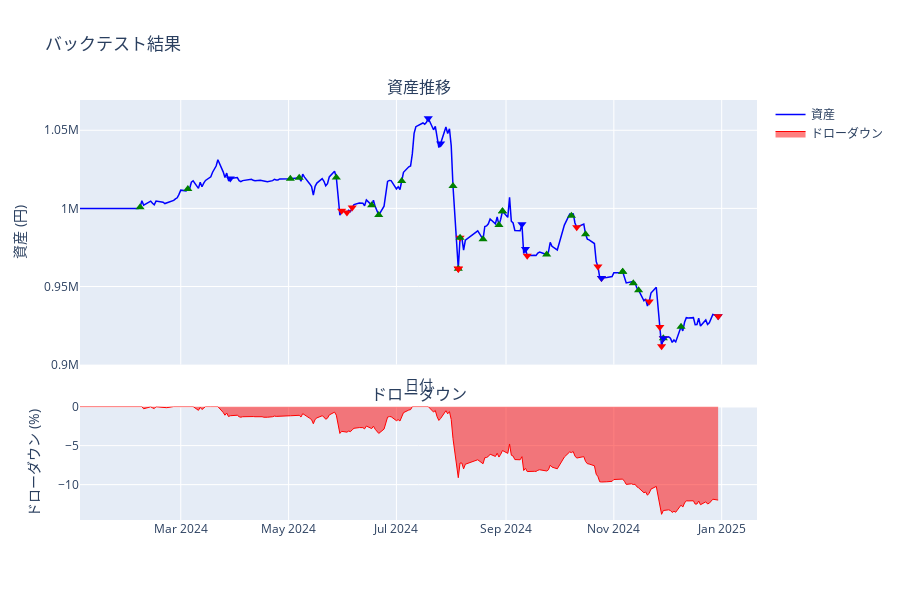

The notebook cell saved with this chart:
### Code cell
# Step3: 結果の詳細分析
print("=== Step3: 結果分析 ===")

if results:
    summary = results.summary()

    print("\n【パフォーマンスサマリー】")
    print(f"  総取引: {summary['total_trades']}回")
    print(f"  勝率: {summary['win_rate']:.1%}")
    print(f"  プロフィットファクター: {summary['profit_factor']:.2f}")
    print(f"  シャープレシオ: {summary['sharpe_ratio']:.2f}")

    # 銘柄別分析
    by_symbol = results.by_symbol()
    if not by_symbol.empty:
        print("\n【銘柄別パフォーマンス】")
        display(by_symbol)

    # チャート表示
    fig = results.plot()
    fig.show()
else:
    print("分析する結果がありません")

### Figure 1 — Plotly figure (JSON) as saved in the notebook; plotly's stock layout.template omitted (floating-point values rounded to 4 significant figures; data arrays with more than 128 entries replaced by an {"elided": "..."} marker saying what was removed)
{"data": [{"line": {"color": "blue", "width": 1.5}, "mode": "lines", "name": "資産", "type": "scatter", "x": {"elided": "245 str values"}, "xaxis": "x", "y": {"elided": "245 float values"}, "yaxis": "y"}, {"fill": "tozeroy", "line": {"color": "red", "width": 1}, "mode": "lines", "name": "ドローダウン", "type": "scatter", "x": {"elided": "245 str values"}, "xaxis": "x2", "y": {"elided": "245 float values"}, "yaxis": "y2"}, {"marker": {"color": "green", "size": 8, "symbol": "triangle-up"}, "mode": "markers", "name": "買い", "showlegend": false, "type": "scatter", "x": ["2024-03-05T00:00:00"], "xaxis": "x", "y": [1012000.0], "yaxis": "y"}, {"marker": {"color": "red", "size": 8, "symbol": "triangle-down"}, "mode": "markers", "name": "売り", "showlegend": false, "type": "scatter", "x": ["2024-05-31T00:00:00"], "xaxis": "x", "y": [998500.0], "yaxis": "y"}, {"marker": {"color": "green", "size": 8, "symbol": "triangle-up"}, "mode": "markers", "name": "買い", "showlegend": false, "type": "scatter", "x": ["2024-07-04T00:00:00"], "xaxis": "x", "y": [1018000.0], "yaxis": "y"}, {"marker": {"color": "red", "size": 8, "symbol": "triangle-down"}, "mode": "markers", "name": "売り", "showlegend": false, "type": "scatter", "x": ["2024-08-05T00:00:00"], "xaxis": "x", "y": [961300.0], "yaxis": "y"}, {"marker": {"color": "green", "size": 8, "symbol": "triangle-up"}, "mode": "markers", "name": "買い", "showlegend": false, "type": "scatter", "x": ["2024-08-30T00:00:00"], "xaxis": "x", "y": [998200.0], "yaxis": "y"}, {"marker": {"color": "red", "size": 8, "symbol": "triangle-down"}, "mode": "markers", "name": "売り", "showlegend": false, "type": "scatter", "x": ["2024-10-11T00:00:00"], "xaxis": "x", "y": [988000.0], "yaxis": "y"}, {"marker": {"color": "green", "size": 8, "symbol": "triangle-up"}, "mode": "markers", "name": "買い", "showlegend": false, "type": "scatter", "x": ["2024-10-16T00:00:00"], "xaxis": "x", "y": [983400.0], "yaxis": "y"}, {"marker": {"color": "red", "size": 8, "symbol": "triangle-down"}, "mode": "markers", "name": "売り", "showlegend": false, "type": "scatter", "x": ["2024-10-25T00:00:00"], "xaxis": "x", "y": [955500.0], "yaxis": "y"}, {"marker": {"color": "green", "size": 8, "symbol": "triangle-up"}, "mode": "markers", "name": "買い", "showlegend": false, "type": "scatter", "x": ["2024-11-15T00:00:00"], "xaxis": "x", "y": [947600.0], "yaxis": "y"}, {"marker": {"color": "red", "size": 8, "symbol": "triangle-down"}, "mode": "markers", "name": "売り", "showlegend": false, "type": "scatter", "x": ["2024-11-29T00:00:00"], "xaxis": "x", "y": [916900.0], "yaxis": "y"}, {"marker": {"color": "green", "size": 8, "symbol": "triangle-up"}, "mode": "markers", "name": "買い", "showlegend": false, "type": "scatter", "x": ["2024-02-07T00:00:00"], "xaxis": "x", "y": [1000756], "yaxis": "y"}, {"marker": {"color": "blue", "size": 8, "symbol": "triangle-down"}, "mode": "markers", "name": "売り", "showlegend": false, "type": "scatter", "x": ["2024-03-29T00:00:00"], "xaxis": "x", "y": [1019000.0], "yaxis": "y"}, {"marker": {"color": "green", "size": 8, "symbol": "triangle-up"}, "mode": "markers", "name": "買い", "showlegend": false, "type": "scatter", "x": ["2024-05-07T00:00:00"], "xaxis": "x", "y": [1020000.0], "yaxis": "y"}, {"marker": {"color": "blue", "size": 8, "symbol": "triangle-down"}, "mode": "markers", "name": "売り", "showlegend": false, "type": "scatter", "x": ["2024-07-26T00:00:00"], "xaxis": "x", "y": [1042000.0], "yaxis": "y"}, {"marker": {"color": "green", "size": 8, "symbol": "triangle-up"}, "mode": "markers", "name": "買い", "showlegend": false, "type": "scatter", "x": ["2024-08-05T00:00:00"], "xaxis": "x", "y": [961300.0], "yaxis": "y"}, {"marker": {"color": "red", "size": 8, "symbol": "triangle-down"}, "mode": "markers", "name": "売り", "showlegend": false, "type": "scatter", "x": ["2024-08-06T00:00:00"], "xaxis": "x", "y": [981300.0], "yaxis": "y"}, {"marker": {"color": "green", "size": 8, "symbol": "triangle-up"}, "mode": "markers", "name": "買い", "showlegend": false, "type": "scatter", "x": ["2024-08-30T00:00:00"], "xaxis": "x", "y": [998200.0], "yaxis": "y"}, {"marker": {"color": "blue", "size": 8, "symbol": "triangle-down"}, "mode": "markers", "name": "売り", "showlegend": false, "type": "scatter", "x": ["2024-09-10T00:00:00"], "xaxis": "x", "y": [989900.0], "yaxis": "y"}, {"marker": {"color": "green", "size": 8, "symbol": "triangle-up"}, "mode": "markers", "name": "買い", "showlegend": false, "type": "scatter", "x": ["2024-10-08T00:00:00"], "xaxis": "x", "y": [995364], "yaxis": "y"}, {"marker": {"color": "red", "size": 8, "symbol": "triangle-down"}, "mode": "markers", "name": "売り", "showlegend": false, "type": "scatter", "x": ["2024-10-23T00:00:00"], "xaxis": "x", "y": [962800.0], "yaxis": "y"}, {"marker": {"color": "green", "size": 8, "symbol": "triangle-up"}, "mode": "markers", "name": "買い", "showlegend": false, "type": "scatter", "x": ["2024-11-12T00:00:00"], "xaxis": "x", "y": [952100.0], "yaxis": "y"}, {"marker": {"color": "red", "size": 8, "symbol": "triangle-down"}, "mode": "markers", "name": "売り", "showlegend": false, "type": "scatter", "x": ["2024-11-21T00:00:00"], "xaxis": "x", "y": [940400.0], "yaxis": "y"}, {"marker": {"color": "green", "size": 8, "symbol": "triangle-up"}, "mode": "markers", "name": "買い", "showlegend": false, "type": "scatter", "x": ["2024-11-29T00:00:00"], "xaxis": "x", "y": [916900.0], "yaxis": "y"}, {"marker": {"color": "blue", "size": 8, "symbol": "triangle-down"}, "mode": "markers", "name": "売り", "showlegend": false, "type": "scatter", "x": ["2024-12-30T00:00:00"], "xaxis": "x", "y": [930994], "yaxis": "y"}, {"marker": {"color": "green", "size": 8, "symbol": "triangle-up"}, "mode": "markers", "name": "買い", "showlegend": false, "type": "scatter", "x": ["2024-05-28T00:00:00"], "xaxis": "x", "y": [1020000.0], "yaxis": "y"}, {"marker": {"color": "red", "size": 8, "symbol": "triangle-down"}, "mode": "markers", "name": "売り", "showlegend": false, "type": "scatter", "x": ["2024-06-03T00:00:00"], "xaxis": "x", "y": [997400.0], "yaxis": "y"}, {"marker": {"color": "green", "size": 8, "symbol": "triangle-up"}, "mode": "markers", "name": "買い", "showlegend": false, "type": "scatter", "x": ["2024-08-02T00:00:00"], "xaxis": "x", "y": [1014000.0], "yaxis": "y"}, {"marker": {"color": "red", "size": 8, "symbol": "triangle-down"}, "mode": "markers", "name": "売り", "showlegend": false, "type": "scatter", "x": ["2024-08-05T00:00:00"], "xaxis": "x", "y": [961300.0], "yaxis": "y"}, {"marker": {"color": "green", "size": 8, "symbol": "triangle-up"}, "mode": "markers", "name": "買い", "showlegend": false, "type": "scatter", "x": ["2024-08-19T00:00:00"], "xaxis": "x", "y": [980200.0], "yaxis": "y"}, {"marker": {"color": "blue", "size": 8, "symbol": "triangle-down"}, "mode": "markers", "name": "売り", "showlegend": false, "type": "scatter", "x": ["2024-11-29T00:00:00"], "xaxis": "x", "y": [916900.0], "yaxis": "y"}, {"marker": {"color": "green", "size": 8, "symbol": "triangle-up"}, "mode": "markers", "name": "買い", "showlegend": false, "type": "scatter", "x": ["2024-06-17T00:00:00"], "xaxis": "x", "y": [1002000.0], "yaxis": "y"}, {"marker": {"color": "blue", "size": 8, "symbol": "triangle-down"}, "mode": "markers", "name": "売り", "showlegend": false, "type": "scatter", "x": ["2024-07-19T00:00:00"], "xaxis": "x", "y": [1058000.0], "yaxis": "y"}, {"marker": {"color": "green", "size": 8, "symbol": "triangle-up"}, "mode": "markers", "name": "買い", "showlegend": false, "type": "scatter", "x": ["2024-08-28T00:00:00"], "xaxis": "x", "y": [989300.0], "yaxis": "y"}, {"marker": {"color": "red", "size": 8, "symbol": "triangle-down"}, "mode": "markers", "name": "売り", "showlegend": false, "type": "scatter", "x": ["2024-09-13T00:00:00"], "xaxis": "x", "y": [969700.0], "yaxis": "y"}, {"marker": {"color": "green", "size": 8, "symbol": "triangle-up"}, "mode": "markers", "name": "買い", "showlegend": false, "type": "scatter", "x": ["2024-11-06T00:00:00"], "xaxis": "x", "y": [959400.0], "yaxis": "y"}, {"marker": {"color": "red", "size": 8, "symbol": "triangle-down"}, "mode": "markers", "name": "売り", "showlegend": false, "type": "scatter", "x": ["2024-11-27T00:00:00"], "xaxis": "x", "y": [924100.0], "yaxis": "y"}, {"marker": {"color": "green", "size": 8, "symbol": "triangle-up"}, "mode": "markers", "name": "買い", "showlegend": false, "type": "scatter", "x": ["2024-05-02T00:00:00"], "xaxis": "x", "y": [1019000.0], "yaxis": "y"}, {"marker": {"color": "red", "size": 8, "symbol": "triangle-down"}, "mode": "markers", "name": "売り", "showlegend": false, "type": "scatter", "x": ["2024-06-06T00:00:00"], "xaxis": "x", "y": [1001000.0], "yaxis": "y"}, {"marker": {"color": "green", "size": 8, "symbol": "triangle-up"}, "mode": "markers", "name": "買い", "showlegend": false, "type": "scatter", "x": ["2024-06-21T00:00:00"], "xaxis": "x", "y": [995700.0], "yaxis": "y"}, {"marker": {"color": "red", "size": 8, "symbol": "triangle-down"}, "mode": "markers", "name": "売り", "showlegend": false, "type": "scatter", "x": ["2024-08-05T00:00:00"], "xaxis": "x", "y": [961300.0], "yaxis": "y"}, {"marker": {"color": "green", "size": 8, "symbol": "triangle-up"}, "mode": "markers", "name": "買い", "showlegend": false, "type": "scatter", "x": ["2024-08-06T00:00:00"], "xaxis": "x", "y": [981300.0], "yaxis": "y"}, {"marker": {"color": "blue", "size": 8, "symbol": "triangle-down"}, "mode": "markers", "name": "売り", "showlegend": false, "type": "scatter", "x": ["2024-09-12T00:00:00"], "xaxis": "x", "y": [974000.0], "yaxis": "y"}, {"marker": {"color": "green", "size": 8, "symbol": "triangle-up"}, "mode": "markers", "name": "買い", "showlegend": false, "type": "scatter", "x": ["2024-09-24T00:00:00"], "xaxis": "x", "y": [970500.0], "yaxis": "y"}, {"marker": {"color": "blue", "size": 8, "symbol": "triangle-down"}, "mode": "markers", "name": "売り", "showlegend": false, "type": "scatter", "x": ["2024-10-25T00:00:00"], "xaxis": "x", "y": [955500.0], "yaxis": "y"}, {"marker": {"color": "green", "size": 8, "symbol": "triangle-up"}, "mode": "markers", "name": "買い", "showlegend": false, "type": "scatter", "x": ["2024-11-06T00:00:00"], "xaxis": "x", "y": [959400.0], "yaxis": "y"}, {"marker": {"color": "red", "size": 8, "symbol": "triangle-down"}, "mode": "markers", "name": "売り", "showlegend": false, "type": "scatter", "x": ["2024-11-28T00:00:00"], "xaxis": "x", "y": [911700.0], "yaxis": "y"}, {"marker": {"color": "green", "size": 8, "symbol": "triangle-up"}, "mode": "markers", "name": "買い", "showlegend": false, "type": "scatter", "x": ["2024-12-09T00:00:00"], "xaxis": "x", "y": [924200.0], "yaxis": "y"}, {"marker": {"color": "red", "size": 8, "symbol": "triangle-down"}, "mode": "markers", "name": "売り", "showlegend": false, "type": "scatter", "x": ["2024-12-30T00:00:00"], "xaxis": "x", "y": [930994], "yaxis": "y"}], "layout": {"annotations": [{"font": {"size": 16}, "showarrow": false, "text": "資産推移", "x": 0.5, "xanchor": "center", "xref": "paper", "y": 1, "yanchor": "bottom", "yref": "paper"}, {"font": {"size": 16}, "showarrow": false, "text": "ドローダウン", "x": 0.5, "xanchor": "center", "xref": "paper", "y": 0.27, "yanchor": "bottom", "yref": "paper"}], "height": 600, "showlegend": true, "title": {"text": "バックテスト結果"}, "xaxis": {"anchor": "y", "domain": [0, 1], "matches": "x2", "showticklabels": false, "title": {"text": "日付"}}, "xaxis2": {"anchor": "y2", "domain": [0, 1]}, "yaxis": {"anchor": "x", "domain": [0.37, 1], "title": {"text": "資産 (円)"}}, "yaxis2": {"anchor": "x2", "domain": [0, 0.27], "title": {"text": "ドローダウン (%)"}}}}
